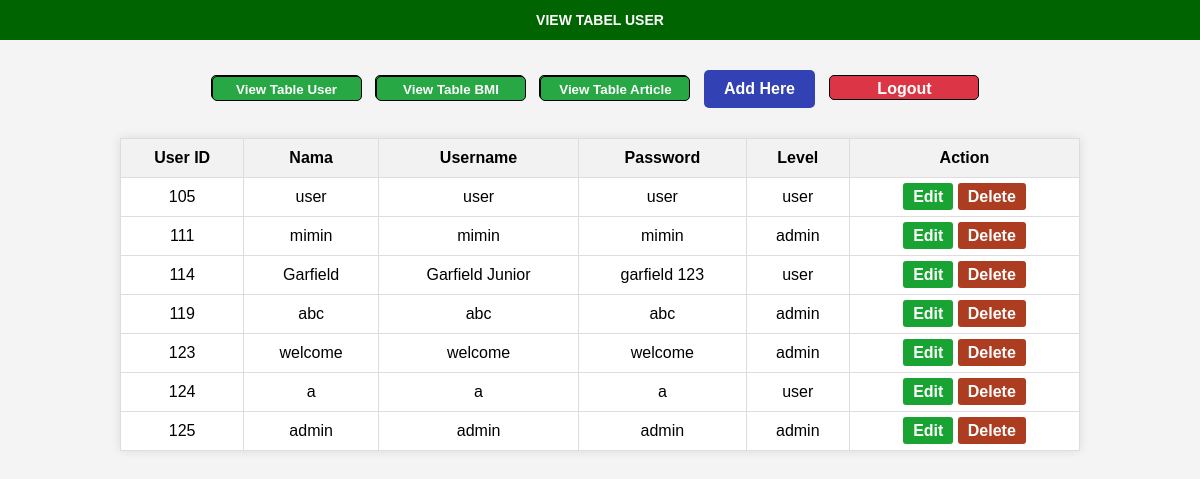
Page /admin/index.php on the earlier database version.
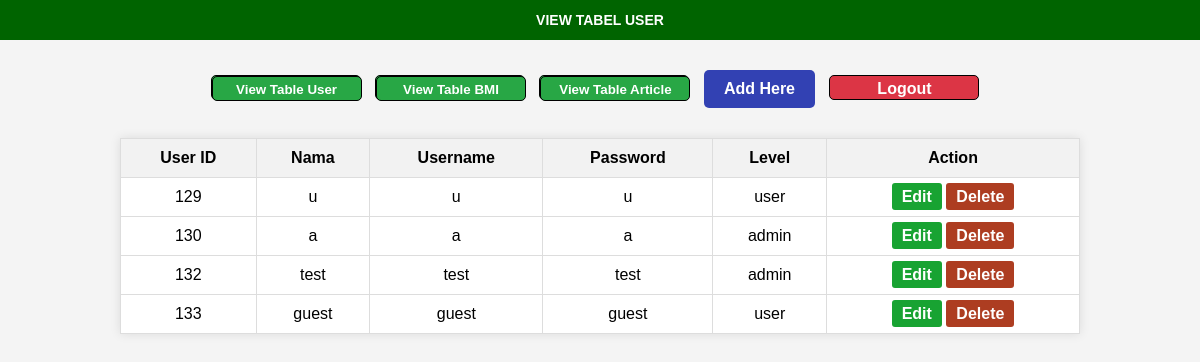
Same page on the later database version.
### tables this page shows
CREATE TABLE `user` (
  `user_ID` int(11) NOT NULL,
  `nama` varchar(100) DEFAULT NULL,
  `username` varchar(100) DEFAULT NULL,
  `password` varchar(100) DEFAULT NULL,
  `level` varchar(10) DEFAULT NULL
);

### admin/index.php (the view, shortened to what this page needs)
<?php
include ("../koneksi.php");
$query = "SELECT * FROM user";
$sql = mysqli_query($conn, $query);
?>
<!DOCTYPE html>
<html lang="en">
<head>
</head>
<body>
    <header class="header">VIEW TABEL USER</header>
    <div class="button-container">
        <a class="page" href="index.php"><button>View Table User</button></a>
        <a class="page" href="bmicrud.php"><button>View Table BMI</button></a>
        <a class="page" href="articleindex.php"><button>View Table Article</button></a>
        <a href="edit.php" class="create-btn">Add Here</a>
        <a href="../index.php" class="logout-btn">Logout</a>
    </div>
    <table>
        <tr>
            <th>User ID</th>
            <th>Nama</th>
            <th>Username</th>
            <th>Password</th>
            <th>Level</th>
            <th>Action</th>
        </tr>
        <?php
            while ($hasil = mysqli_fetch_assoc($sql)) {
        ?>
        <tr>
            <td><?php echo $hasil['user_ID']?></td>
            <td><?php echo $hasil['nama']?></td>
            <td><?php echo $hasil['username']?></td>
            <td><?php echo $hasil['password']?></td>
            <td><?php echo $hasil['level']?></td>
            <td>
                <a href="edit.php?ubah=<?php echo $hasil['user_ID']?>" class="action-btn edit">Edit</a>
                <a href="proses.php?delete=<?php echo $hasil['user_ID']?>" class="action-btn delete" onclick="return confirm('Are you sure?')">Delete</a>
            </td>
        </tr>
        <?php
            }
        ?>
    </table>
</body>
</html>

Differences in the rows shown:
removed user: user_ID "105", nama "user", username "user", password "user", level "user"
removed user: user_ID "111", nama "mimin", username "mimin", password "mimin", level "admin"
removed user: user_ID "114", nama "Garfield", username "Garfield Junior", password "garfield 123", level "user"
removed user: user_ID "119", nama "abc", username "abc", password "abc", level "admin"
removed user: user_ID "123", nama "welcome", username "welcome", password "welcome", level "admin"
removed user: user_ID "124", nama "a", username "a", password "a", level "user"
removed user: user_ID "125", nama "admin", username "admin", password "admin", level "admin"
added user: user_ID "129", nama "u", username "u", password "u", level "user"
added user: user_ID "130", nama "a", username "a", password "a", level "admin"
added user: user_ID "132", nama "test", username "test", password "test", level "admin"
added user: user_ID "133", nama "guest", username "guest", password "guest", level "user"
